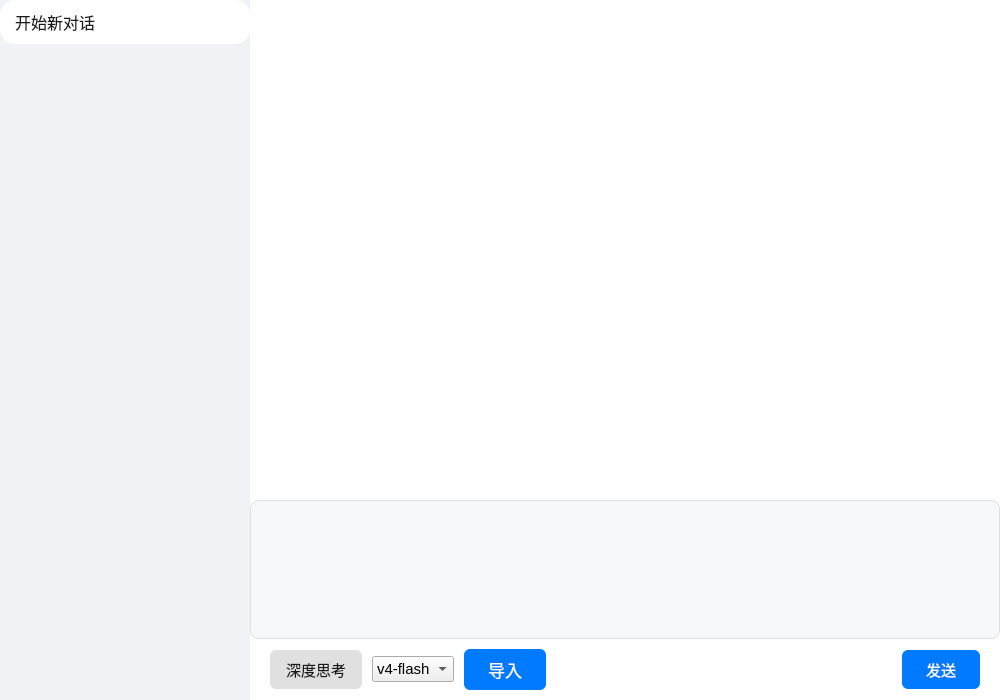
<?xml version="1.0" encoding="UTF-8"?>
<ui version="4.0">
 <class>MainWindow</class>
 <widget class="QMainWindow" name="MainWindow">
  <property name="geometry">
   <rect>
    <x>0</x>
    <y>0</y>
    <width>1000</width>
    <height>700</height>
   </rect>
  </property>
  <property name="windowTitle">
   <string>DeepSeek</string>
  </property>
  <property name="windowIcon">
   <iconset resource="main_qrc.qrc">
    <normaloff>:/新前缀/deepseek.png</normaloff>:/新前缀/deepseek.png</iconset>
  </property>
  <property name="styleSheet">
   <string notr="true">QMainWindow{background-color:#ffffff;}</string>
  </property>
  <widget class="QWidget" name="centralwidget">
   <layout class="QHBoxLayout" name="horizontalLayout" stretch="2,5">
    <property name="spacing">
     <number>0</number>
    </property>
    <property name="leftMargin">
     <number>0</number>
    </property>
    <property name="topMargin">
     <number>0</number>
    </property>
    <property name="rightMargin">
     <number>0</number>
    </property>
    <property name="bottomMargin">
     <number>0</number>
    </property>
    <item>
     <widget class="QWidget" name="widget" native="true">
      <property name="minimumSize">
       <size>
        <width>220</width>
        <height>0</height>
       </size>
      </property>
      <property name="maximumSize">
       <size>
        <width>250</width>
        <height>16777215</height>
       </size>
      </property>
      <property name="styleSheet">
       <string notr="true">QWidget#widget{background-color:#f0f2f5;}</string>
      </property>
      <layout class="QVBoxLayout" name="verticalLayout_3" stretch="0,5">
       <property name="spacing">
        <number>0</number>
       </property>
       <property name="leftMargin">
        <number>0</number>
       </property>
       <property name="topMargin">
        <number>0</number>
       </property>
       <property name="rightMargin">
        <number>0</number>
       </property>
       <property name="bottomMargin">
        <number>0</number>
       </property>
       <item>
        <widget class="QPushButton" name="new_dlg_pushButton">
         <property name="font">
          <font>
           <pointsize>12</pointsize>
          </font>
         </property>
         <property name="styleSheet">
          <string notr="true">QPushButton{
background-color: rgb(255, 255, 255);
color:#1a1a1a;
border:none;
padding:10px 15px;
text-align:left;
border-radius:15px;
}
QPushButton:hover{
background-color: rgb(230, 240, 255);
color: #0078d4;
}
QPushButton:pressed{
background-color: rgb(200, 220, 250);
color: #005a9e;
padding-left:18px;
}</string>
         </property>
         <property name="text">
          <string>开始新对话</string>
         </property>
        </widget>
       </item>
       <item>
        <widget class="my_list_view" name="listView">
         <property name="enabled">
          <bool>false</bool>
         </property>
         <property name="minimumSize">
          <size>
           <width>0</width>
           <height>0</height>
          </size>
         </property>
         <property name="maximumSize">
          <size>
           <width>16777215</width>
           <height>16777215</height>
          </size>
         </property>
         <property name="styleSheet">
          <string notr="true">QListView{
background-color:#f0f2f5;
color:#1a1a1a;
border:none;
outline:0;
}
QListView::item{
padding:8px 10px;
min-height:30px;
}</string>
         </property>
         <property name="resizeMode">
          <enum>QListView::ResizeMode::Adjust</enum>
         </property>
         <property name="layoutMode">
          <enum>QListView::LayoutMode::Batched</enum>
         </property>
         <property name="uniformItemSizes">
          <bool>false</bool>
         </property>
        </widget>
       </item>
      </layout>
     </widget>
    </item>
    <item>
     <widget class="QWidget" name="widget_2" native="true">
      <property name="styleSheet">
       <string notr="true">QWidget#widget_2{background-color:#ffffff;}</string>
      </property>
      <layout class="QVBoxLayout" name="verticalLayout" stretch="1,0">
       <property name="spacing">
        <number>0</number>
       </property>
       <property name="leftMargin">
        <number>0</number>
       </property>
       <property name="topMargin">
        <number>0</number>
       </property>
       <property name="rightMargin">
        <number>0</number>
       </property>
       <property name="bottomMargin">
        <number>0</number>
       </property>
       <item>
        <widget class="QWidget" name="widget_3" native="true">
         <layout class="QVBoxLayout" name="verticalLayout_4">
          <property name="spacing">
           <number>0</number>
          </property>
          <property name="leftMargin">
           <number>0</number>
          </property>
          <property name="topMargin">
           <number>0</number>
          </property>
          <property name="rightMargin">
           <number>0</number>
          </property>
          <property name="bottomMargin">
           <number>0</number>
          </property>
          <item>
           <widget class="QListView" name="listView_2">
            <property name="enabled">
             <bool>false</bool>
            </property>
            <property name="minimumSize">
             <size>
              <width>0</width>
              <height>0</height>
             </size>
            </property>
            <property name="maximumSize">
             <size>
              <width>16777215</width>
              <height>16777215</height>
             </size>
            </property>
            <property name="font">
             <font>
              <pointsize>11</pointsize>
             </font>
            </property>
            <property name="styleSheet">
             <string notr="true">QListView{
background-color:#ffffff;
color:#1a1a1a;
border:none;
outline:0;
spacing:0px;
}
QListView::item{
padding:5px 15px;
min-height:20px;
border:none;
margin:0px;
}
QListView::item:selected{
background-color:transparent;
}</string>
            </property>
            <property name="resizeMode">
             <enum>QListView::ResizeMode::Adjust</enum>
            </property>
            <property name="layoutMode">
             <enum>QListView::LayoutMode::Batched</enum>
            </property>
            <property name="uniformItemSizes">
             <bool>false</bool>
            </property>
           </widget>
          </item>
         </layout>
        </widget>
       </item>
       <item>
        <widget class="QWidget" name="widget_4" native="true">
         <property name="minimumSize">
          <size>
           <width>0</width>
           <height>150</height>
          </size>
         </property>
         <property name="maximumSize">
          <size>
           <width>16777215</width>
           <height>200</height>
          </size>
         </property>
         <layout class="QVBoxLayout" name="verticalLayout_2">
          <property name="spacing">
           <number>0</number>
          </property>
          <property name="leftMargin">
           <number>0</number>
          </property>
          <property name="topMargin">
           <number>0</number>
          </property>
          <property name="rightMargin">
           <number>0</number>
          </property>
          <property name="bottomMargin">
           <number>0</number>
          </property>
          <item>
           <widget class="QTextEdit" name="textEdit">
            <property name="minimumSize">
             <size>
              <width>0</width>
              <height>80</height>
             </size>
            </property>
            <property name="styleSheet">
             <string notr="true">QTextEdit{
background-color:#f7f8fa;
color:#1a1a1a;
border:1px solid #e0e0e0;
border-radius:8px;
padding:12px;
font-size:14px;
}</string>
            </property>
           </widget>
          </item>
          <item>
           <layout class="QHBoxLayout" name="horizontalLayout_2">
            <property name="spacing">
             <number>10</number>
            </property>
            <property name="leftMargin">
             <number>20</number>
            </property>
            <property name="topMargin">
             <number>10</number>
            </property>
            <property name="rightMargin">
             <number>20</number>
            </property>
            <property name="bottomMargin">
             <number>10</number>
            </property>
            <item>
             <widget class="QPushButton" name="deep_think_pushButton">
              <property name="font">
               <font>
                <pointsize>11</pointsize>
               </font>
              </property>
              <property name="styleSheet">
               <string notr="true">QPushButton{
background-color:#e0e0e0;
color:#1a1a1a;
border:none;
border-radius:6px;
padding:8px 16px;
}
</string>
              </property>
              <property name="text">
               <string>深度思考</string>
              </property>
             </widget>
            </item>
            <item>
             <widget class="QComboBox" name="comboBox">
              <property name="minimumSize">
               <size>
                <width>75</width>
                <height>0</height>
               </size>
              </property>
              <property name="font">
               <font>
                <pointsize>11</pointsize>
               </font>
              </property>
              <item>
               <property name="text">
                <string>v4-flash</string>
               </property>
              </item>
              <item>
               <property name="text">
                <string>v4-pro</string>
               </property>
              </item>
             </widget>
            </item>
            <item>
             <widget class="QPushButton" name="add_file_pushButton">
              <property name="maximumSize">
               <size>
                <width>100</width>
                <height>100</height>
               </size>
              </property>
              <property name="font">
               <font>
                <pointsize>13</pointsize>
               </font>
              </property>
              <property name="styleSheet">
               <string notr="true">QPushButton{
background-color:#007bff;
color:#ffffff;
border:none;
border-radius:6px;
padding:8px 24px;
}
QPushButton:hover{
background-color:#0056b3;
}
QPushButton:pressed{
background-color:#004494;
}</string>
              </property>
              <property name="text">
               <string>导入</string>
              </property>
             </widget>
            </item>
            <item>
             <spacer name="horizontalSpacer">
              <property name="orientation">
               <enum>Qt::Orientation::Horizontal</enum>
              </property>
              <property name="sizeHint" stdset="0">
               <size>
                <width>40</width>
                <height>20</height>
               </size>
              </property>
             </spacer>
            </item>
            <item>
             <widget class="QPushButton" name="send_pushButton">
              <property name="font">
               <font>
                <pointsize>11</pointsize>
               </font>
              </property>
              <property name="styleSheet">
               <string notr="true">QPushButton{
background-color:#007bff;
color:#ffffff;
border:none;
border-radius:6px;
padding:8px 24px;
}
QPushButton:hover{
background-color:#0056b3;
}
QPushButton:pressed{
background-color:#004494;
}</string>
              </property>
              <property name="text">
               <string>发送</string>
              </property>
             </widget>
            </item>
           </layout>
          </item>
         </layout>
        </widget>
       </item>
      </layout>
     </widget>
    </item>
   </layout>
  </widget>
 </widget>
 <customwidgets>
  <customwidget>
   <class>my_list_view</class>
   <extends>QListView</extends>
   <header location="global">my_list_view.h</header>
  </customwidget>
 </customwidgets>
 <resources>
  <include location="main_qrc.qrc"/>
 </resources>
 <connections/>
</ui>
